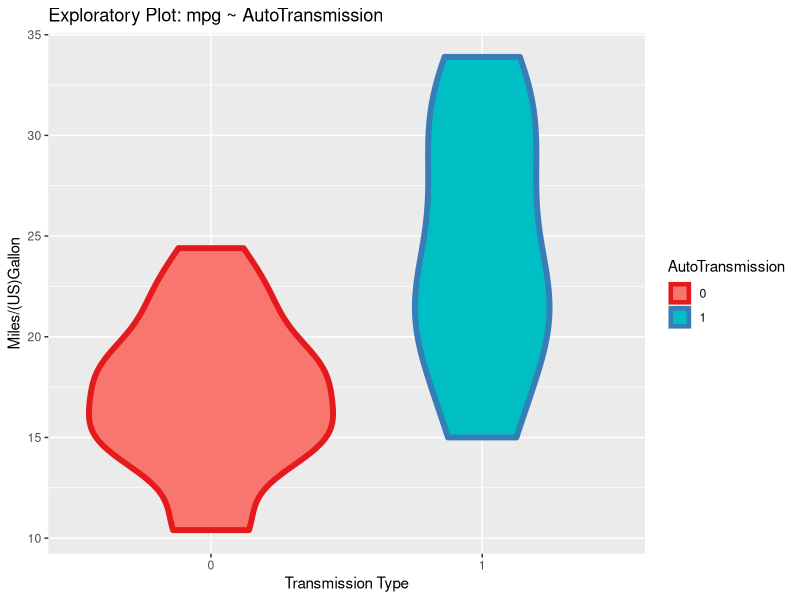
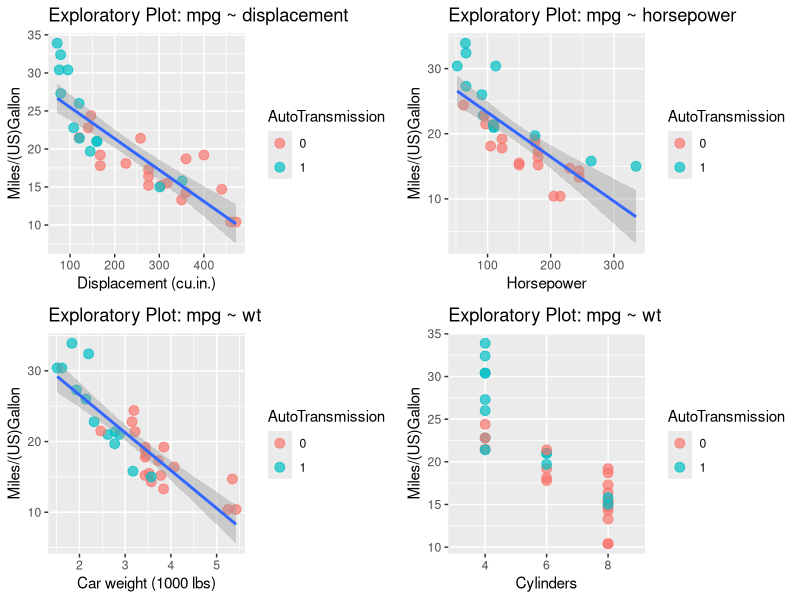
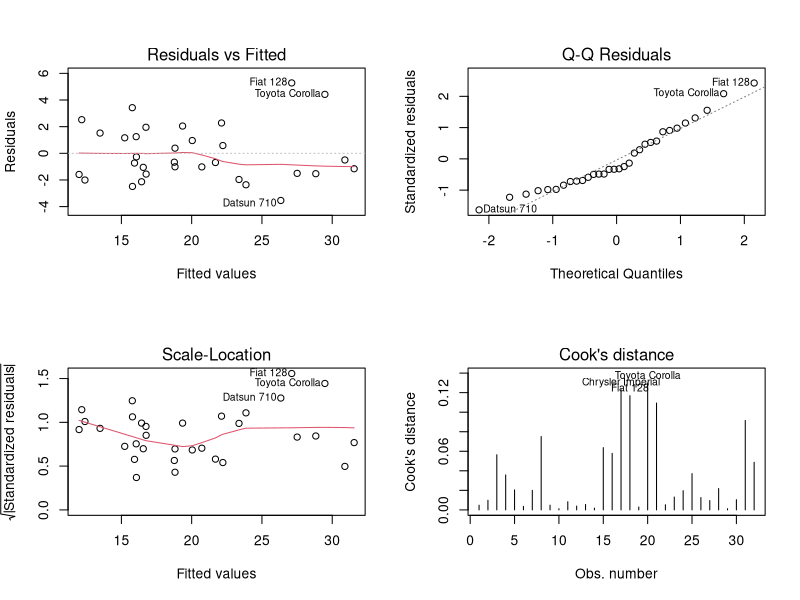

The R script that drew these images, in order:
## ---- chunk 1
library(ggplot2);library(dplyr);library(grid);library(gridExtra);library(car);library(xtable)
data(mtcars)
## ---- chunk 2
mtcars2<-mutate(mtcars,mpg,disp,wt,hp,Cylinder=as.factor(cyl),AutoTransmission=as.factor(am))
mtcars2<-select(mtcars2,mpg,disp,wt,hp,Cylinder,AutoTransmission)
## ---- chunk 3
fit_all<-lm(data=mtcars2,mpg~.)
## ---- chunk 4
vif_table<-vif(fit_all)
vif_table[,1]
## ---- chunk 5
fit_1<-lm(data=mtcars2,mpg~AutoTransmission*wt+Cylinder)
fit_all<-lm(data=mtcars2,mpg~AutoTransmission*wt+Cylinder+disp+hp)
anova(fit_1,fit_all)
## ---- chunk 6
fit_1<-lm(data=mtcars2,mpg~AutoTransmission*wt+Cylinder)
summary(fit_1)
## ---- chunk 7
(g1<-ggplot(data=mtcars2,aes(x=AutoTransmission,y=mpg,col=AutoTransmission))+
         geom_violin(aes(fill=AutoTransmission),size=2)
+scale_color_brewer(palette="Set1")
+ggtitle("Exploratory Plot: mpg ~ AutoTransmission")
+labs(x="Transmission Type",y="Miles/(US)Gallon"))
## ---- chunk 8
g2<-ggplot(data=mtcars2,aes(x=disp,y=mpg))+geom_point(size=3,alpha=0.7,aes(col=AutoTransmission))+
        geom_smooth(method="lm")+ggtitle("Exploratory Plot: mpg ~ displacement")+
        labs(x="Displacement (cu.in.)",y="Miles/(US)Gallon")
g3<-ggplot(data=mtcars2,aes(x=hp,y=mpg))+geom_point(size=3,alpha=0.7,aes(col=AutoTransmission))+
        geom_smooth(method="lm")+ggtitle("Exploratory Plot: mpg ~ horsepower")+
        labs(x="Horsepower",y="Miles/(US)Gallon")
g4<-ggplot(data=mtcars2,aes(x=wt,y=mpg))+geom_point(size=3,alpha=0.7,aes(col=AutoTransmission))+
        geom_smooth(method="lm")+ggtitle("Exploratory Plot: mpg ~ wt")+
        labs(x="Car weight (1000 lbs)",y="Miles/(US)Gallon")
g5<-ggplot(data=mtcars2,aes(x=Cylinder,y=mpg))+geom_point(size=3,alpha=0.7,aes(col=AutoTransmission))+
        ggtitle("Exploratory Plot: mpg ~ wt")+
        labs(x="Cylinders",y="Miles/(US)Gallon")
grid.arrange(g2,g3,g4,g5,ncol=2)
## ---- chunk 9
par(mfrow=c(2,2))
for (i in 1:4){
        plot(fit_1,which=i)
}
